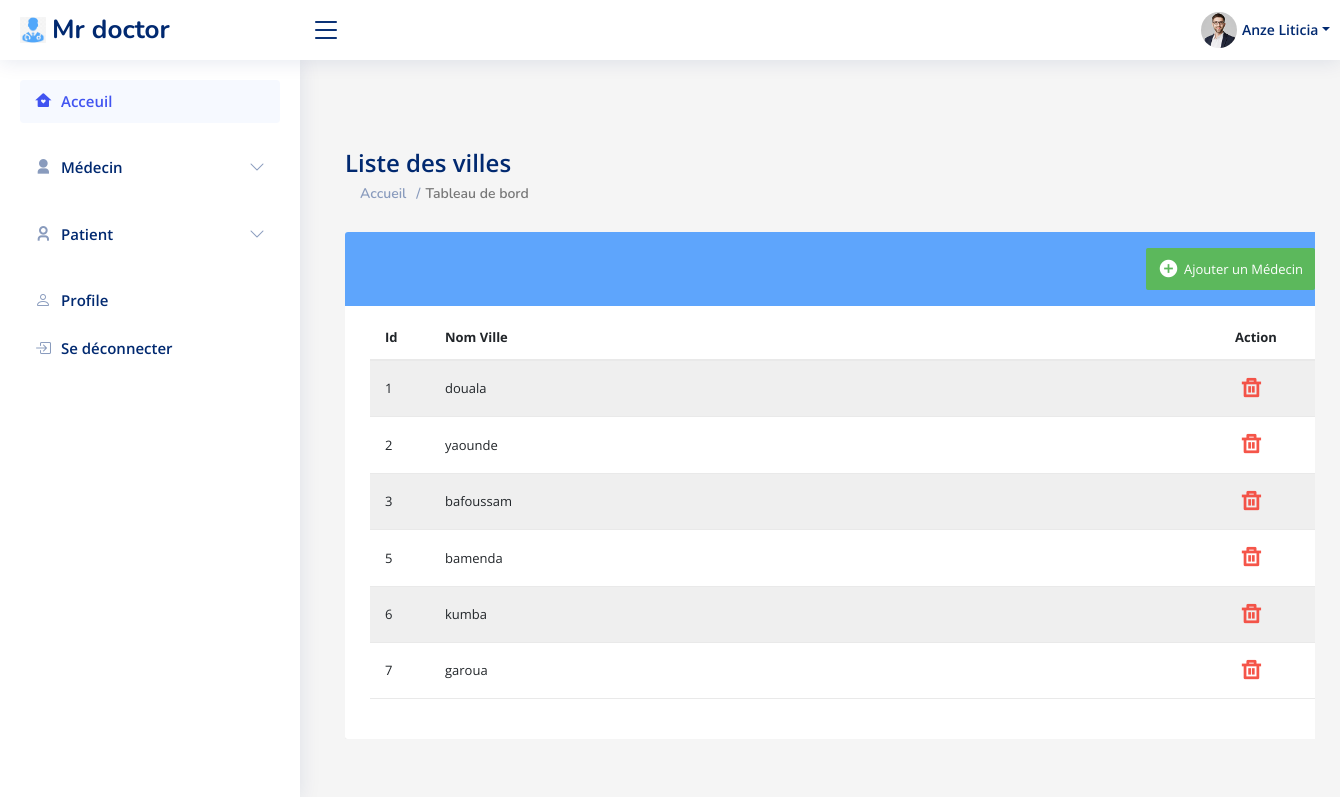
/ville.php, run on the app's committed database.
### tables this page shows
CREATE TABLE IF NOT EXISTS `ville` (
  `idville` int(11) NOT NULL AUTO_INCREMENT,
  `nomville` varchar(100) NOT NULL,
  PRIMARY KEY (`idville`)
);

### ville.php (the view, shortened to what this page needs)
<?php
	include('config.php');
  $selection = $pdo->prepare("SELECT * FROM ville");
	$selection->execute();
	$spe = $selection->fetchAll();
?>
<!DOCTYPE html>
<html lang="en">
<head>
	<?php include('linkcss.php'); ?>
	<?php include('style.php'); ?>
	<?php include('headadmin.php'); ?>
	<?php include('asidad.php'); ?>
</head>
<body>
    <div class="container">
		<div class="table-responsive">
			<div class="pagetitle">
				<h1>Liste des villes</h1>
				<nav>
					<ol class="breadcrumb">
					<li class="breadcrumb-item"><a href="indadmin.php">Accueil</a></li>
					<li class="breadcrumb-item active">Tableau de bord</li>
					</ol>
				</nav>
			</div>
			<div class="table-wrapper">
				<div class="table-title">
					<div class="row">
						<div class="col-xs-12">
							<a href="#addEmployeeModal" class="btn btn-success" data-toggle="modal"><i class="ri-add-circle-fill"></i> <span>Ajouter un Médecin</span></a>
						</div>
					</div>
				</div>
				<table class="table table-striped table-hover">
					<thead>
						<tr>
							<th>Id</th>
							<th>Nom Ville </th>
							<th>Action</th>
						</tr>
					</thead>
					<tbody>
						<?php foreach($spe as $row): ?>
							<tr>
								<td><?php echo $row['idville']?></td>
								<td><?php echo $row['nomville']?></td>
								<td>
									<a href="#<?php $a =  $row['idville']; echo $row['idville'];?>deleteEmployeeModal"  class="delete" data-toggle="modal"><i class="ri-delete-bin-line" data-toggle="tooltip" title="Supprimer"></i></a>
								</td>
							</tr>
						<?php endforeach;?>
					</tbody>
				</table>
			</div>
		</div>
    </div>
</body>
</html>

### assets/css/style.css (style rules this page uses)
:root { scroll-behavior: smooth; }
body { font-family: "Open Sans", sans-serif; background: #f6f9ff; color: #444444; }
a { color: #4154f1; text-decoration: none; }
h1, h2, h3, h4, h5, h6 { font-family: "Nunito", sans-serif; }
.pagetitle { margin-bottom: 10px; }
.pagetitle h1 { font-size: 24px; margin-bottom: 0; font-weight: 600; color: #012970; }
.breadcrumb { font-size: 14px; font-family: "Nunito", sans-serif; color: #899bbd; font-weight: 600; }
.breadcrumb a { color: #899bbd; transition: 0.3s; }
.breadcrumb .breadcrumb-item::before { color: #899bbd; }
.breadcrumb .active { color: #51678f; font-weight: 600; }

### style.php (style rules this page uses)
body { margin-top: 100px; color: #566787; background: #f5f5f5; font-family: "Open Sans", sans-serif; font-size: 13px; margin-left: 200px; }
.table-responsive { margin: 30px 0; }
.table-wrapper { min-width: 1000px; background: #fff; padding: 20px 25px; border-radius: 3px; box-shadow: 0 1px 1px rgba(0,0,0,.05); }
.container { top: 30%; margin-left:130px; max-width: 1000px; }
.table-title { padding-bottom: 15px; background: #5ea5fc; color: #fff; padding: 16px 30px; margin: -20px -25px 10px; border-radius: 3px 3px 0 0; }
.table-title .btn { color: #fff; float: right; font-size: 13px; border: none; min-width: 50px; border-radius: 2px; border: none; outline: none !important; margin-left: 10px; }
.table-title .btn i { float: left; font-size: 21px; margin-right: 5px; }
.table-title .btn span { float: left; margin-top: 6px; }
table.table tr th, table.table tr td { border-color: #e9e9e9; padding: 12px 15px; vertical-align: middle; }
table.table tr th:first-child { width: 60px; }
table.table tr th:last-child { width: 100px; }
table.table-striped tbody tr:nth-of-type(odd) { background-color: #fcfcfc; }
table.table td:last-child i { opacity: 0.9; font-size: 22px; margin: 0 5px; }
table.table td a { font-weight: bold; color: #566787; display: inline-block; text-decoration: none; outline: none !important; }
table.table td a.delete { color: #F44336; }
table.table td i { font-size: 19px; }

### data on the page
ville: idville "1", nomville "douala"
ville: idville "2", nomville "yaounde"
ville: idville "3", nomville "bafoussam"
ville: idville "5", nomville "bamenda"
ville: idville "6", nomville "kumba"
ville: idville "7", nomville "garoua"
